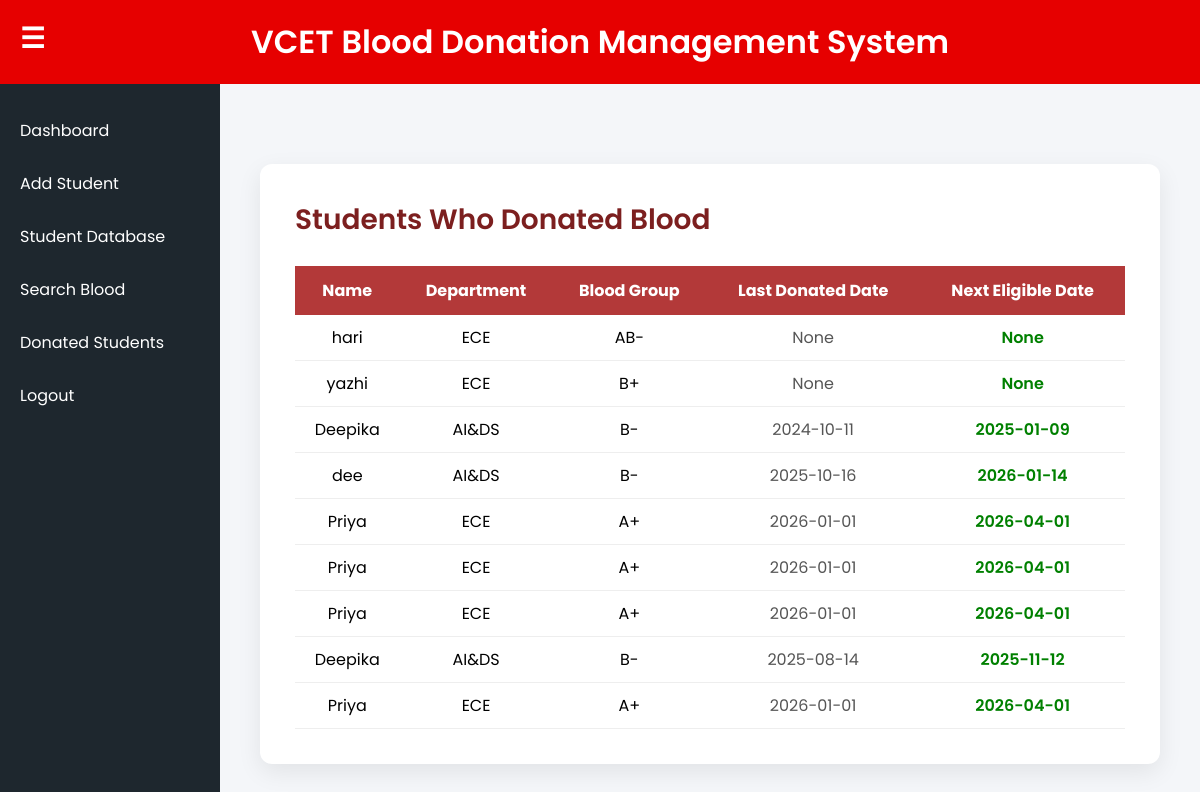
Screenshot of /donated with the database file from the repository.
### tables this page shows
CREATE TABLE students(
id INTEGER PRIMARY KEY AUTOINCREMENT,
name TEXT,
reg_no TEXT,
department TEXT,
dept_no TEXT,
year TEXT,
blood_group TEXT,
phone TEXT,
donated TEXT,
last_donated DATE,
next_date DATE
);

### app.py (the view)
@app.route("/donated")
def donated():
    conn=get_db()
    cursor=conn.cursor()
    cursor.execute("SELECT * FROM students WHERE donated='Yes'")
    students=cursor.fetchall()
    conn.close()
    return render_template("donated_students.html",students=students)

### app.py (called while the page is built)
def get_db():
    return sqlite3.connect("database.db")

### templates/donated_students.html (shortened to what this page needs)
{% extends "base.html" %}
{% block content %}
<div class="page-container">
<div class="page-card">
<div class="page-title">
Students Who Donated Blood
</div>
<table>
<tr>
<th>Name</th>
<th>Department</th>
<th>Blood Group</th>
<th>Last Donated Date</th>
<th>Next Eligible Date</th>
</tr>
{% for s in students %}
<tr>
<td>{{ s[1] }}</td>
<td>{{ s[3] }}</td>
<td>{{ s[6] }}</td>
<td class="last-date">
{{ s[9] }}
</td>
<td class="next-date">
{{ s[10] }}
</td>
</tr>
{% endfor %}
</table>
</div>
</div>
{% endblock %}

### templates/base.html (shortened to what this page needs)
<!DOCTYPE html>
<html lang="en">
<head>
</head>
<body>
<div class="header">
<span class="menu-btn" onclick="toggleMenu()">☰</span>
VCET Blood Donation Management System
</div>
<div class="layout">
<div class="sidebar">
<a href="/">Dashboard</a>
<a href="/add_student_page">Add Student</a>
<a href="/students_database">Student Database</a>
<a href="/search">Search Blood</a>
<a href="/donated">Donated Students</a>
<a href="/logout">Logout</a>
</div>
<div class="content">
{% block content %}
{% endblock %}
</div>
</div>
</body>
</html>

### templates/base.html (style rules this page uses)
body { margin:0; font-family:'Poppins',sans-serif; background:#f4f6f9; }
.header { background:#e60000; color:white; text-align:center; padding:18px; font-size:32px; font-weight:600; position:relative; }
.menu-btn { font-size:28px; cursor:pointer; position:absolute; left:20px; top:18px; }
.layout { display:flex; }
.sidebar { width:220px; background:#1e272e; min-height:100vh; transition:0.3s; padding-top:20px; }
.sidebar a { display:block; color:white; padding:14px 20px; text-decoration:none; font-size:16px; }
.content { flex:1; padding:40px; }

### templates/donated_students.html (style rules this page uses)
body { background:#f4f6f9; }
.page-container { max-width:900px; margin:auto; margin-top:40px; }
.page-card { background:white; padding:35px; border-radius:12px; box-shadow:0 8px 25px rgba(0,0,0,0.08); }
.page-title { font-size:28px; font-weight:600; margin-bottom:25px; color:#7c1f1f; }
table { width:100%; border-collapse:collapse; }
th { background:#b33939; color:white; padding:12px; text-align:center; }
td { padding:10px; text-align:center; border-bottom:1px solid #eee; }
.next-date { color:green; font-weight:600; }
.last-date { color:#555; }

### rows the page displays
students: name "hari", department "ECE", blood_group "AB-", s "None"
students: name "yazhi", department "ECE", blood_group "B+", s "None"
students: name "Deepika", department "AI&DS", blood_group "B-", last_donated "2024-10-11", next_date "2025-01-09"
students: name "dee", department "AI&DS", blood_group "B-", last_donated "2025-10-16", next_date "2026-01-14"
students: name "Priya", department "ECE", blood_group "A+", last_donated "2026-01-01", next_date "2026-04-01"
students: name "Priya", department "ECE", blood_group "A+", last_donated "2026-01-01", next_date "2026-04-01"
students: name "Priya", department "ECE", blood_group "A+", last_donated "2026-01-01", next_date "2026-04-01"
students: name "Deepika", department "AI&DS", blood_group "B-", last_donated "2025-08-14", next_date "2025-11-12"
students: name "Priya", department "ECE", blood_group "A+", last_donated "2026-01-01", next_date "2026-04-01"
